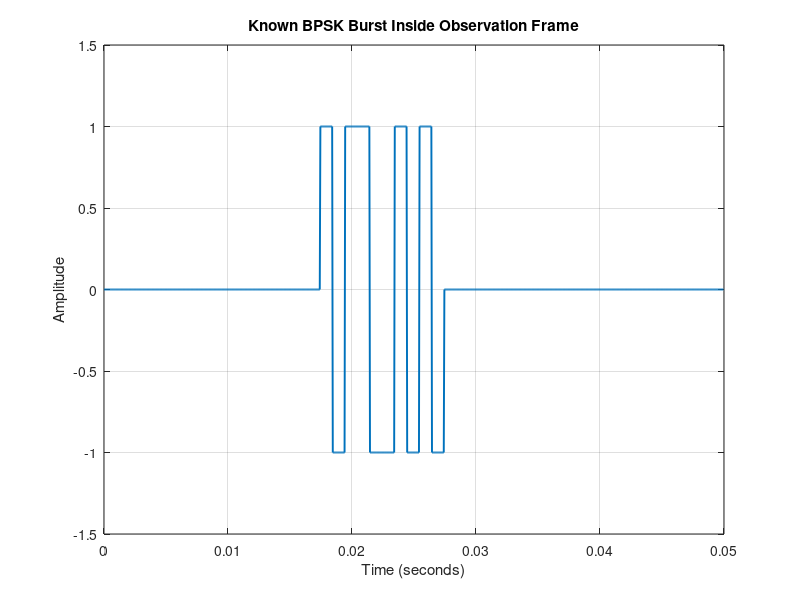

Here is the MATLAB script that generated this plot:
%% Experiment 02 - Place a known BPSK burst inside a longer frame

clear;
clc;
close all;


%% Results folder

projectRoot = fileparts(fileparts(mfilename('fullpath')));
resultsDir = fullfile(projectRoot, 'results', 'matlab');

if ~exist(resultsDir, 'dir')
    mkdir(resultsDir);
end
%% 1. Basic system settings

Fs = 20000;     % Sampling frequency
Rs = 1000;      % Symbol rate

samplesPerSymbol = Fs / Rs;

%% 2. Known bit sequence

bits = [1 0 1 1 0 0 1 0 1 0];

%% 3. Convert bits to BPSK symbols
% 1 --> +1
% 0 --> -1

symbols = 2*bits - 1;

%% 4. Convert symbols to sampled waveform

burst = repelem(symbols, samplesPerSymbol);

%% 5. Create a longer empty observation frame

frameLength = 1000;

txFrame = zeros(1, frameLength);

%% 6. Choose where the burst will begin

burstStart = 350;

burstEnd = burstStart + length(burst) - 1;

%% 7. Insert the known burst into the frame

txFrame(burstStart:burstEnd) = burst;

%% 8. Create time axis

t = (0:frameLength-1) / Fs;

%% 9. Plot the complete transmitted frame

fig1 = figure;

plot(t, txFrame, 'LineWidth', 1.4);

xlabel('Time (seconds)');
ylabel('Amplitude');
title('Known BPSK Burst Inside Observation Frame');

grid on;
ylim([-1.5 1.5]);

%% 10. Display useful information

fprintf('Frame length = %d samples\n', frameLength);
fprintf('Burst length = %d samples\n', length(burst));
fprintf('Burst starts at sample = %d\n', burstStart);
fprintf('Burst ends at sample = %d\n', burstEnd);

%% Save figure

exportgraphics( ...
    fig1, ...
    fullfile(resultsDir, '02_known_bpsk_burst_in_frame.png'), ...
    'Resolution', 300);
